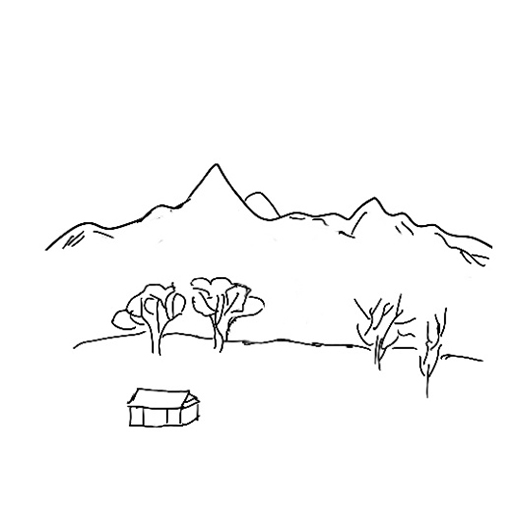
#> input picture test/Sketch1.jpg, 512 x 512 px
$ python -i gans.py   (imports and definitions only)
#> lines starting #> are read from the running program, lines starting #| are printed output that depends on the picture; after the words box and inside, x2 and y2 are one past the last pixel; in counts of white or black regions, pixels touching at a corner belong together
#> in post_process_all, img is the input picture: shape (512, 512); min 0, max 255, mean 249.3
import tensorflow as tf
import os
import time
from matplotlib import pyplot as plt
from IPython import display
import numpy as np
import cv2
import glob
from PIL import Image
from skimage import morphology

# [1 line not run here, left out]
OUTPUT_CHANNELS = 3
LAMBDA = 100
OUTPUT_CHANNELS = 3
LAMBDA = 100
BUFFER_SIZE = 400
BATCH_SIZE = 1
IMG_WIDTH = 512
IMG_HEIGHT = 512
EDGEMAP_DIR = './hed/'
SKETCH_DIR = './hed_processed/'
PAINTING_DIR ='./paintings/'
def post_process_img(img):
  img = cv2.adaptiveThreshold(img, 255 ,cv2.ADAPTIVE_THRESH_GAUSSIAN_C, cv2.THRESH_BINARY, 11, 0)
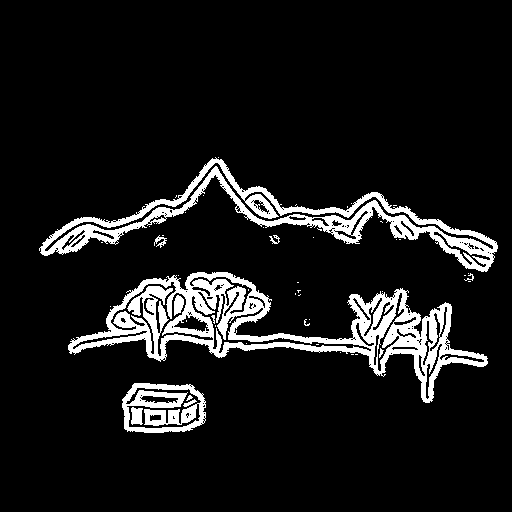
#> img: shape (512, 512); 9.7% white; 49 white regions (38 under 20 px), largest, box (x1, y1, x2, y2) and area: (68, 272, 488, 403) 13757, (39, 157, 498, 272) 8689, (122, 383, 206, 433) 2383
  img = np.asarray(img, np.float32) / 255
  thinned = morphology.thin(img)
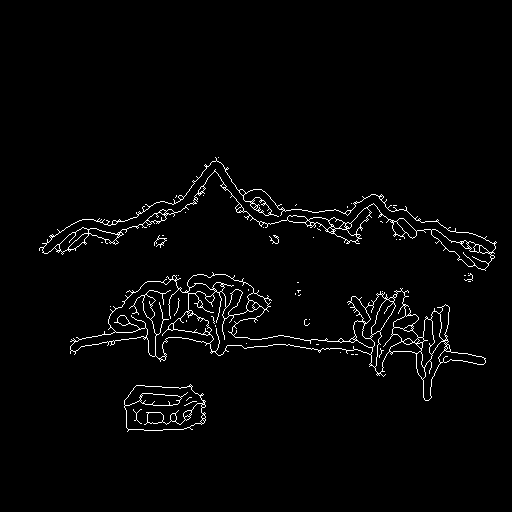
#> thinned: shape (512, 512) bool; 2.2% white in thin lines or dots, all inside (x1, y1, x2, y2) = (39, 157, 497, 432)
  cleaned = morphology.remove_small_objects(thinned, min_size=128, connectivity=2)
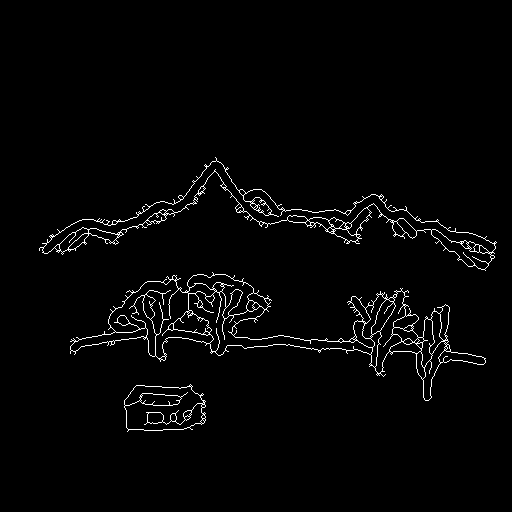
#> cleaned: shape (512, 512) bool; 2.1% white in thin lines or dots, all inside (x1, y1, x2, y2) = (39, 157, 497, 432)
  return cleaned

def post_process_all(in_path, out_path):
  files = glob.iglob(in_path, recursive=True)
  for f in files:
    img = cv2.imread(f, 0)
    img = post_process_img(img)
    image_name = f.split('/')[-1]
    image_name = image_name.split('.')[0]
    cv2.imwrite('{}/{}.jpg'.format(out_path, image_name), img * 255)

# [81 lines left out: functions downsample, upsample, Generator, generator_loss, Discriminator, not called in this run]
# [1 line that did not run here, left out]

# [12 lines left out: functions discriminator_loss, get_edgemap_name, not called in this run]

def grayscale_to_rgb(im):
  return tf.image.grayscale_to_rgb(im)

# [6 lines left out: function get_painting_name, not called in this run]

def identity(im):
  return im

# [194 lines left out: functions load, resize, random_crop, normalize, random_jitter, sketch2paint_load_image_train and 11 more, not called in this run]

>>> result = post_process_all('test/Sketch1.jpg', 'out.png')

$ run again, on test/Sketch14.jpg
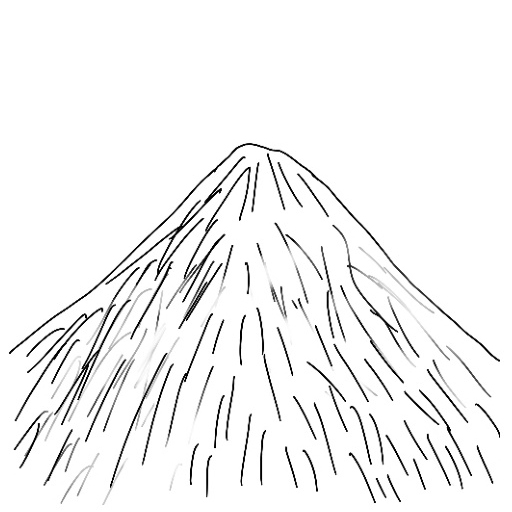
#> input picture test/Sketch14.jpg, 512 x 512 px
#> in post_process_all, img is the input picture: shape (512, 512); min 0, max 255, mean 243.7
#> in post_process_img, `img = cv2.adaptiveThreshold(img, 255 ,cv2.ADAPTIVE_THRESH_GAUSSIAN_C, ..`:
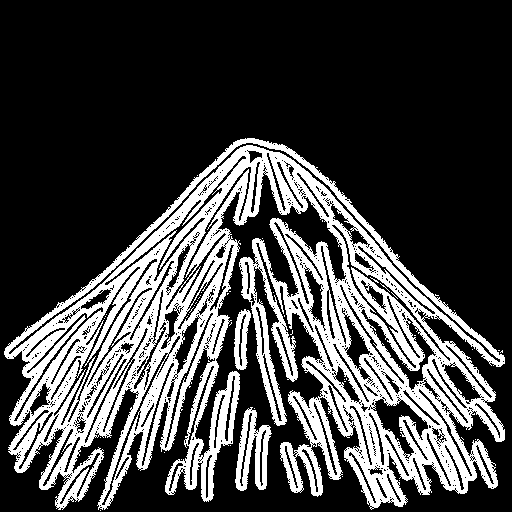
#> img: shape (512, 512); 27.5% white; 54 white regions (51 under 20 px), largest, box (x1, y1, x2, y2) and area: (4, 138, 505, 510) 69782, (235, 407, 272, 491) 1529, (234, 309, 251, 370) 611
#> in post_process_img, `thinned = morphology.thin(img)`:
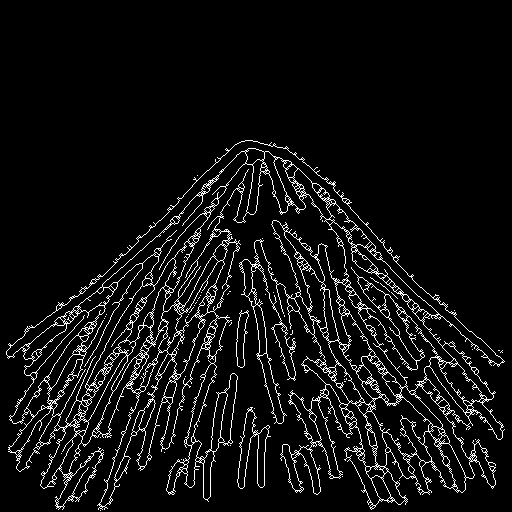
#> thinned: shape (512, 512) bool; 6.6% white in thin lines or dots, all inside (x1, y1, x2, y2) = (6, 140, 505, 511)
#> cleaned: shape (512, 512) bool; 6.6% white in thin lines or dots, all inside (x1, y1, x2, y2) = (6, 140, 505, 510)

$ run again, on test/Sketch16.jpg
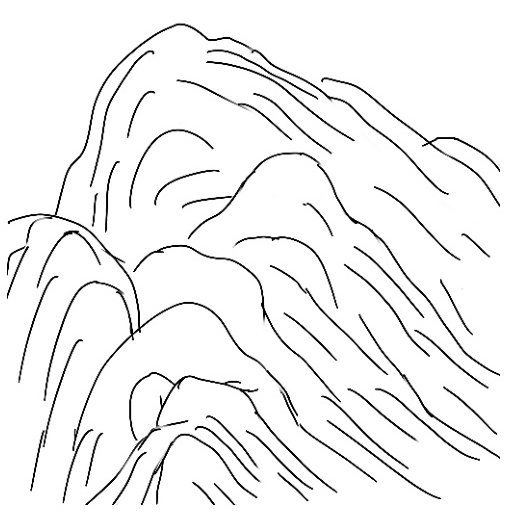
#> input picture test/Sketch16.jpg, 512 x 512 px
#> in post_process_all, img is the input picture: shape (512, 512); min 0, max 255, mean 241.6
#> in post_process_img, `img = cv2.adaptiveThreshold(img, 255 ,cv2.ADAPTIVE_THRESH_GAUSSIAN_C, ..`:
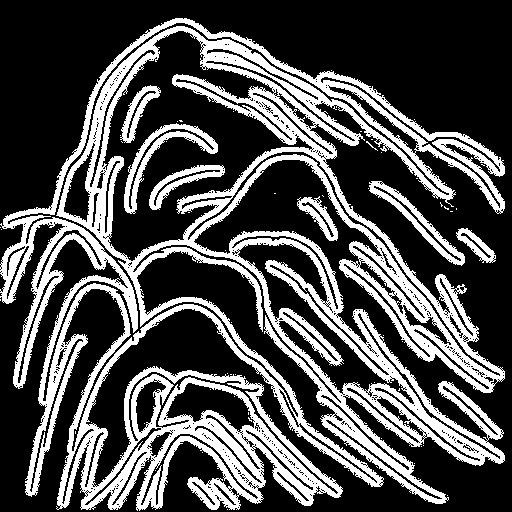
#> img: shape (512, 512); 31.1% white; 82 white regions (74 under 20 px), largest, box (x1, y1, x2, y2) and area: (0, 18, 505, 511) 75485, (124, 123, 218, 214) 1661, (369, 181, 465, 266) 1367
#> thinned: shape (512, 512) bool; 7.4% white in thin lines or dots
#> in post_process_img, `cleaned = morphology.remove_small_objects(thinned, min_size=128, conne..`:
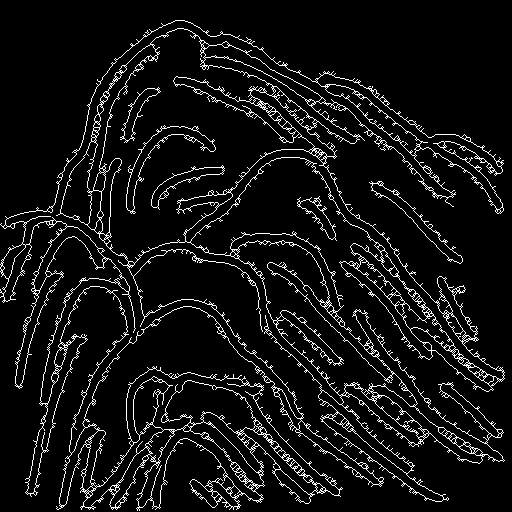
#> cleaned: shape (512, 512) bool; 7.3% white in thin lines or dots

$ run again, on test/Sketch2.jpg
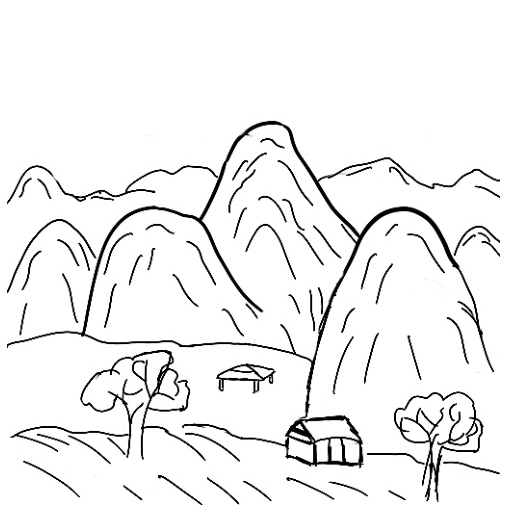
#> input picture test/Sketch2.jpg, 512 x 512 px
#> in post_process_all, img is the input picture: shape (512, 512); min 0, max 255, mean 240.3
#> in post_process_img, `img = cv2.adaptiveThreshold(img, 255 ,cv2.ADAPTIVE_THRESH_GAUSSIAN_C, ..`:
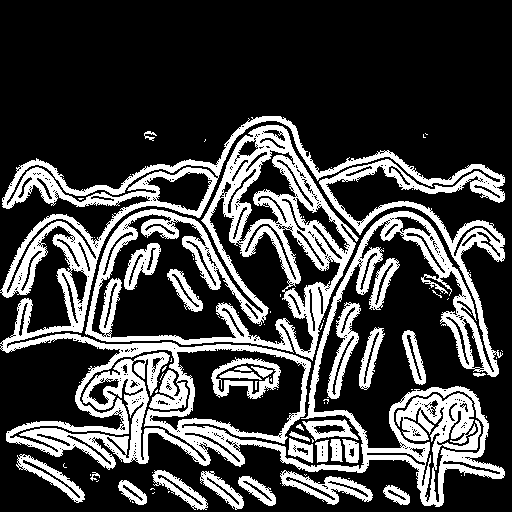
#> img: shape (512, 512); 26.8% white; 94 white regions (65 under 20 px), largest, box (x1, y1, x2, y2) and area: (0, 116, 505, 507) 41786, (85, 125, 359, 361) 16088, (280, 470, 373, 505) 1214
#> thinned: shape (512, 512) bool; 6.3% white in thin lines or dots, all inside (x1, y1, x2, y2) = (0, 117, 505, 510)
#> in post_process_img, `cleaned = morphology.remove_small_objects(thinned, min_size=128, conne..`:
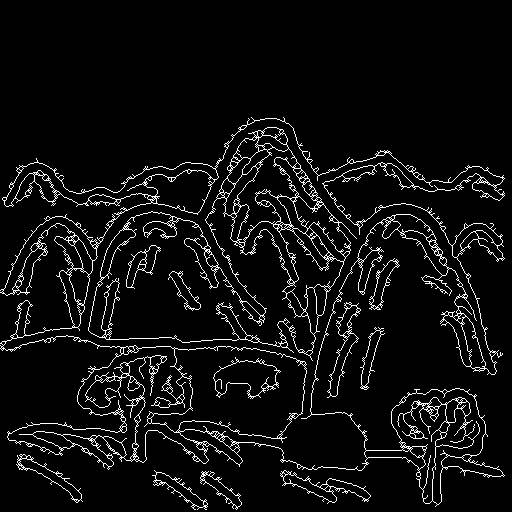
#> cleaned: shape (512, 512) bool; 5.9% white in thin lines or dots, all inside (x1, y1, x2, y2) = (0, 117, 505, 510)
